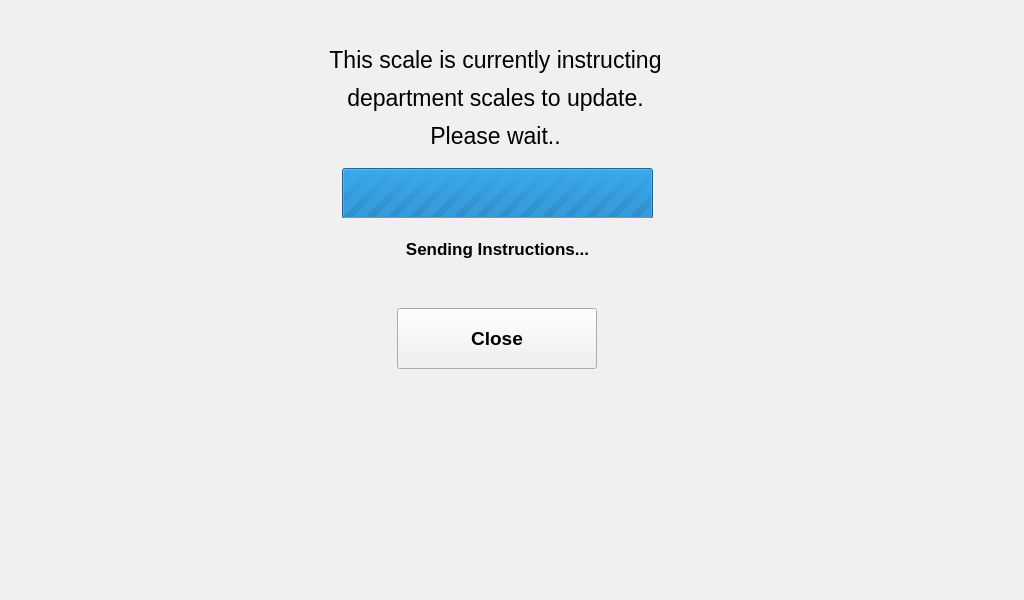
<?xml version="1.0" encoding="UTF-8"?>
<ui version="4.0">
 <class>sendToDept</class>
 <widget class="QWidget" name="sendToDept">
  <property name="geometry">
   <rect>
    <x>0</x>
    <y>0</y>
    <width>1024</width>
    <height>600</height>
   </rect>
  </property>
  <property name="font">
   <font>
    <pointsize>22</pointsize>
   </font>
  </property>
  <property name="windowTitle">
   <string>Form</string>
  </property>
  <widget class="QFrame" name="gbNewProduct">
   <property name="geometry">
    <rect>
     <x>0</x>
     <y>0</y>
     <width>1071</width>
     <height>621</height>
    </rect>
   </property>
   <property name="styleSheet">
    <string notr="true">QWidget#gbNewProduct{
	background-color: rgb(231, 231, 231);
}</string>
   </property>
   <property name="frameShape">
    <enum>QFrame::Box</enum>
   </property>
   <property name="frameShadow">
    <enum>QFrame::Sunken</enum>
   </property>
   <widget class="QFrame" name="framesendToDeptConfirmation">
    <property name="geometry">
     <rect>
      <x>20</x>
      <y>40</y>
      <width>991</width>
      <height>401</height>
     </rect>
    </property>
    <property name="frameShape">
     <enum>QFrame::NoFrame</enum>
    </property>
    <property name="frameShadow">
     <enum>QFrame::Plain</enum>
    </property>
    <widget class="QLabel" name="label_11">
     <property name="geometry">
      <rect>
       <x>62</x>
       <y>100</y>
       <width>871</width>
       <height>91</height>
      </rect>
     </property>
     <property name="font">
      <font>
       <pointsize>14</pointsize>
       <weight>75</weight>
       <bold>true</bold>
      </font>
     </property>
     <property name="text">
      <string>&lt;html&gt;&lt;head/&gt;&lt;body&gt;&lt;p&gt;Do you want to send this scale's data&lt;/p&gt;&lt;p&gt;to department scales now?&lt;/p&gt;&lt;/body&gt;&lt;/html&gt;</string>
     </property>
     <property name="alignment">
      <set>Qt::AlignCenter</set>
     </property>
    </widget>
    <widget class="QPushButton" name="butConfirmYES">
     <property name="geometry">
      <rect>
       <x>300</x>
       <y>205</y>
       <width>161</width>
       <height>61</height>
      </rect>
     </property>
     <property name="font">
      <font>
       <pointsize>14</pointsize>
       <weight>75</weight>
       <bold>true</bold>
      </font>
     </property>
     <property name="text">
      <string>Yes</string>
     </property>
    </widget>
    <widget class="QPushButton" name="butConfirmNO">
     <property name="geometry">
      <rect>
       <x>530</x>
       <y>205</y>
       <width>161</width>
       <height>61</height>
      </rect>
     </property>
     <property name="font">
      <font>
       <pointsize>14</pointsize>
       <weight>75</weight>
       <bold>true</bold>
      </font>
     </property>
     <property name="text">
      <string>No</string>
     </property>
    </widget>
    <widget class="QFrame" name="frameSplashWait">
     <property name="geometry">
      <rect>
       <x>0</x>
       <y>0</y>
       <width>991</width>
       <height>401</height>
      </rect>
     </property>
     <property name="styleSheet">
      <string notr="true">background-color: rgb(240, 240, 240);</string>
     </property>
     <property name="frameShape">
      <enum>QFrame::NoFrame</enum>
     </property>
     <property name="frameShadow">
      <enum>QFrame::Plain</enum>
     </property>
     <widget class="QLabel" name="label">
      <property name="geometry">
       <rect>
        <x>10</x>
        <y>137</y>
        <width>991</width>
        <height>121</height>
       </rect>
      </property>
      <property name="text">
       <string>&lt;html&gt;&lt;head/&gt;&lt;body&gt;&lt;p&gt;&lt;span style=&quot; font-size:14pt; font-weight:600;&quot;&gt;Retrieving secondary scales list...&lt;/span&gt;&lt;/p&gt;&lt;/body&gt;&lt;/html&gt;</string>
      </property>
      <property name="alignment">
       <set>Qt::AlignCenter</set>
      </property>
     </widget>
    </widget>
   </widget>
   <widget class="QFrame" name="framesendToDept">
    <property name="geometry">
     <rect>
      <x>0</x>
      <y>0</y>
      <width>1024</width>
      <height>600</height>
     </rect>
    </property>
    <property name="sizePolicy">
     <sizepolicy hsizetype="Fixed" vsizetype="Fixed">
      <horstretch>0</horstretch>
      <verstretch>0</verstretch>
     </sizepolicy>
    </property>
    <property name="minimumSize">
     <size>
      <width>1024</width>
      <height>600</height>
     </size>
    </property>
    <property name="maximumSize">
     <size>
      <width>1024</width>
      <height>600</height>
     </size>
    </property>
    <property name="styleSheet">
     <string notr="true">background-color: rgb(240, 240, 240);
border-color: rgb(103, 103, 103);</string>
    </property>
    <property name="frameShape">
     <enum>QFrame::NoFrame</enum>
    </property>
    <property name="frameShadow">
     <enum>QFrame::Plain</enum>
    </property>
    <property name="lineWidth">
     <number>5</number>
    </property>
    <widget class="QLabel" name="lblsendToDeptStatus">
     <property name="geometry">
      <rect>
       <x>20</x>
       <y>38</y>
       <width>951</width>
       <height>121</height>
      </rect>
     </property>
     <property name="font">
      <font>
       <pointsize>17</pointsize>
      </font>
     </property>
     <property name="text">
      <string>&lt;html&gt;&lt;head/&gt;&lt;body&gt;&lt;p&gt;This scale is currently instructing&lt;/p&gt;&lt;p&gt;department scales to update.&lt;/p&gt;&lt;p&gt;Please wait..&lt;/p&gt;&lt;/body&gt;&lt;/html&gt;</string>
     </property>
     <property name="alignment">
      <set>Qt::AlignCenter</set>
     </property>
    </widget>
    <widget class="QPushButton" name="butClosesendToDept">
     <property name="geometry">
      <rect>
       <x>397</x>
       <y>308</y>
       <width>200</width>
       <height>61</height>
      </rect>
     </property>
     <property name="font">
      <font>
       <pointsize>14</pointsize>
       <weight>75</weight>
       <bold>true</bold>
      </font>
     </property>
     <property name="text">
      <string>Close</string>
     </property>
    </widget>
    <widget class="QProgressBar" name="pBarDataXfer">
     <property name="geometry">
      <rect>
       <x>342</x>
       <y>168</y>
       <width>311</width>
       <height>51</height>
      </rect>
     </property>
     <property name="sizePolicy">
      <sizepolicy hsizetype="Fixed" vsizetype="Fixed">
       <horstretch>41</horstretch>
       <verstretch>0</verstretch>
      </sizepolicy>
     </property>
     <property name="minimumSize">
      <size>
       <width>311</width>
       <height>51</height>
      </size>
     </property>
     <property name="maximumSize">
      <size>
       <width>311</width>
       <height>51</height>
      </size>
     </property>
     <property name="maximum">
      <number>0</number>
     </property>
     <property name="value">
      <number>-1</number>
     </property>
     <property name="alignment">
      <set>Qt::AlignCenter</set>
     </property>
    </widget>
    <widget class="QLabel" name="lblDataXfer">
     <property name="geometry">
      <rect>
       <x>22</x>
       <y>218</y>
       <width>951</width>
       <height>61</height>
      </rect>
     </property>
     <property name="font">
      <font>
       <pointsize>13</pointsize>
       <weight>75</weight>
       <bold>true</bold>
      </font>
     </property>
     <property name="styleSheet">
      <string notr="true">color: rgb(0,0,0);</string>
     </property>
     <property name="text">
      <string notr="true">Sending Instructions...</string>
     </property>
     <property name="alignment">
      <set>Qt::AlignCenter</set>
     </property>
    </widget>
   </widget>
  </widget>
 </widget>
 <resources/>
 <connections/>
</ui>
